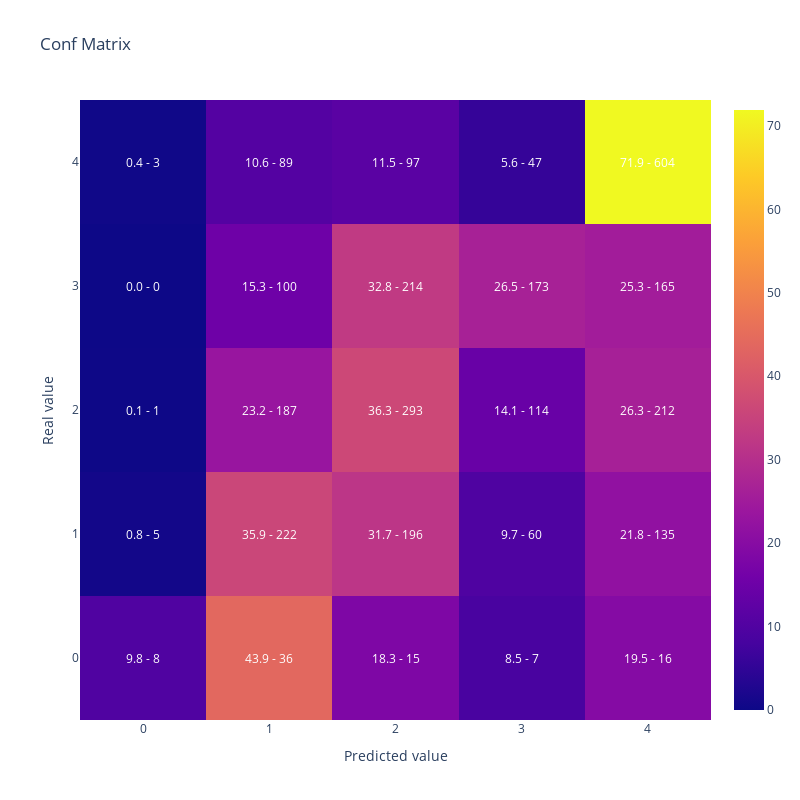

Notebook code for this chart:
### Code cell
#MAtriz de confusion y Kappa para el modelo One vs All
y_pred = lgb_model.predict(X_test).argmax(axis=1)

display(plot_confusion_matrix(y_test,y_pred))

{'kappa':cohen_kappa_score(y_test,
                y_pred,
                weights = 'quadratic'),
 'accuracy':accuracy_score(y_test,y_pred),
 'balanced_accuracy':balanced_accuracy_score(y_test,y_pred)}

### Figure 1 — Plotly figure (JSON) as saved in the notebook; plotly's stock layout.template omitted (floating-point values rounded to 4 significant figures)
{"data": [{"type": "heatmap", "x": [0, 1, 2, 3, 4], "y": [0, 1, 2, 3, 4], "z": [[9.756, 43.9, 18.29, 8.537, 19.51], [0.8091, 35.92, 31.72, 9.709, 21.84], [0.1239, 23.17, 36.31, 14.13, 26.27], [0, 15.34, 32.82, 26.53, 25.31], [0.3571, 10.6, 11.55, 5.595, 71.9]]}], "layout": {"annotations": [{"font": {"color": "white"}, "showarrow": false, "text": "9.8 - 8", "x": 0, "xref": "x", "y": 0, "yref": "y"}, {"font": {"color": "white"}, "showarrow": false, "text": "43.9 - 36", "x": 1, "xref": "x", "y": 0, "yref": "y"}, {"font": {"color": "white"}, "showarrow": false, "text": "18.3 - 15", "x": 2, "xref": "x", "y": 0, "yref": "y"}, {"font": {"color": "white"}, "showarrow": false, "text": "8.5 - 7", "x": 3, "xref": "x", "y": 0, "yref": "y"}, {"font": {"color": "white"}, "showarrow": false, "text": "19.5 - 16", "x": 4, "xref": "x", "y": 0, "yref": "y"}, {"font": {"color": "white"}, "showarrow": false, "text": "0.8 - 5", "x": 0, "xref": "x", "y": 1, "yref": "y"}, {"font": {"color": "white"}, "showarrow": false, "text": "35.9 - 222", "x": 1, "xref": "x", "y": 1, "yref": "y"}, {"font": {"color": "white"}, "showarrow": false, "text": "31.7 - 196", "x": 2, "xref": "x", "y": 1, "yref": "y"}, {"font": {"color": "white"}, "showarrow": false, "text": "9.7 - 60", "x": 3, "xref": "x", "y": 1, "yref": "y"}, {"font": {"color": "white"}, "showarrow": false, "text": "21.8 - 135", "x": 4, "xref": "x", "y": 1, "yref": "y"}, {"font": {"color": "white"}, "showarrow": false, "text": "0.1 - 1", "x": 0, "xref": "x", "y": 2, "yref": "y"}, {"font": {"color": "white"}, "showarrow": false, "text": "23.2 - 187", "x": 1, "xref": "x", "y": 2, "yref": "y"}, {"font": {"color": "white"}, "showarrow": false, "text": "36.3 - 293", "x": 2, "xref": "x", "y": 2, "yref": "y"}, {"font": {"color": "white"}, "showarrow": false, "text": "14.1 - 114", "x": 3, "xref": "x", "y": 2, "yref": "y"}, {"font": {"color": "white"}, "showarrow": false, "text": "26.3 - 212", "x": 4, "xref": "x", "y": 2, "yref": "y"}, {"font": {"color": "white"}, "showarrow": false, "text": "0.0 - 0", "x": 0, "xref": "x", "y": 3, "yref": "y"}, {"font": {"color": "white"}, "showarrow": false, "text": "15.3 - 100", "x": 1, "xref": "x", "y": 3, "yref": "y"}, {"font": {"color": "white"}, "showarrow": false, "text": "32.8 - 214", "x": 2, "xref": "x", "y": 3, "yref": "y"}, {"font": {"color": "white"}, "showarrow": false, "text": "26.5 - 173", "x": 3, "xref": "x", "y": 3, "yref": "y"}, {"font": {"color": "white"}, "showarrow": false, "text": "25.3 - 165", "x": 4, "xref": "x", "y": 3, "yref": "y"}, {"font": {"color": "white"}, "showarrow": false, "text": "0.4 - 3", "x": 0, "xref": "x", "y": 4, "yref": "y"}, {"font": {"color": "white"}, "showarrow": false, "text": "10.6 - 89", "x": 1, "xref": "x", "y": 4, "yref": "y"}, {"font": {"color": "white"}, "showarrow": false, "text": "11.5 - 97", "x": 2, "xref": "x", "y": 4, "yref": "y"}, {"font": {"color": "white"}, "showarrow": false, "text": "5.6 - 47", "x": 3, "xref": "x", "y": 4, "yref": "y"}, {"font": {"color": "white"}, "showarrow": false, "text": "71.9 - 604", "x": 4, "xref": "x", "y": 4, "yref": "y"}], "height": 800, "title": {"text": "Conf Matrix"}, "width": 800, "xaxis": {"title": {"text": "Predicted value"}}, "yaxis": {"title": {"text": "Real value"}}}}
